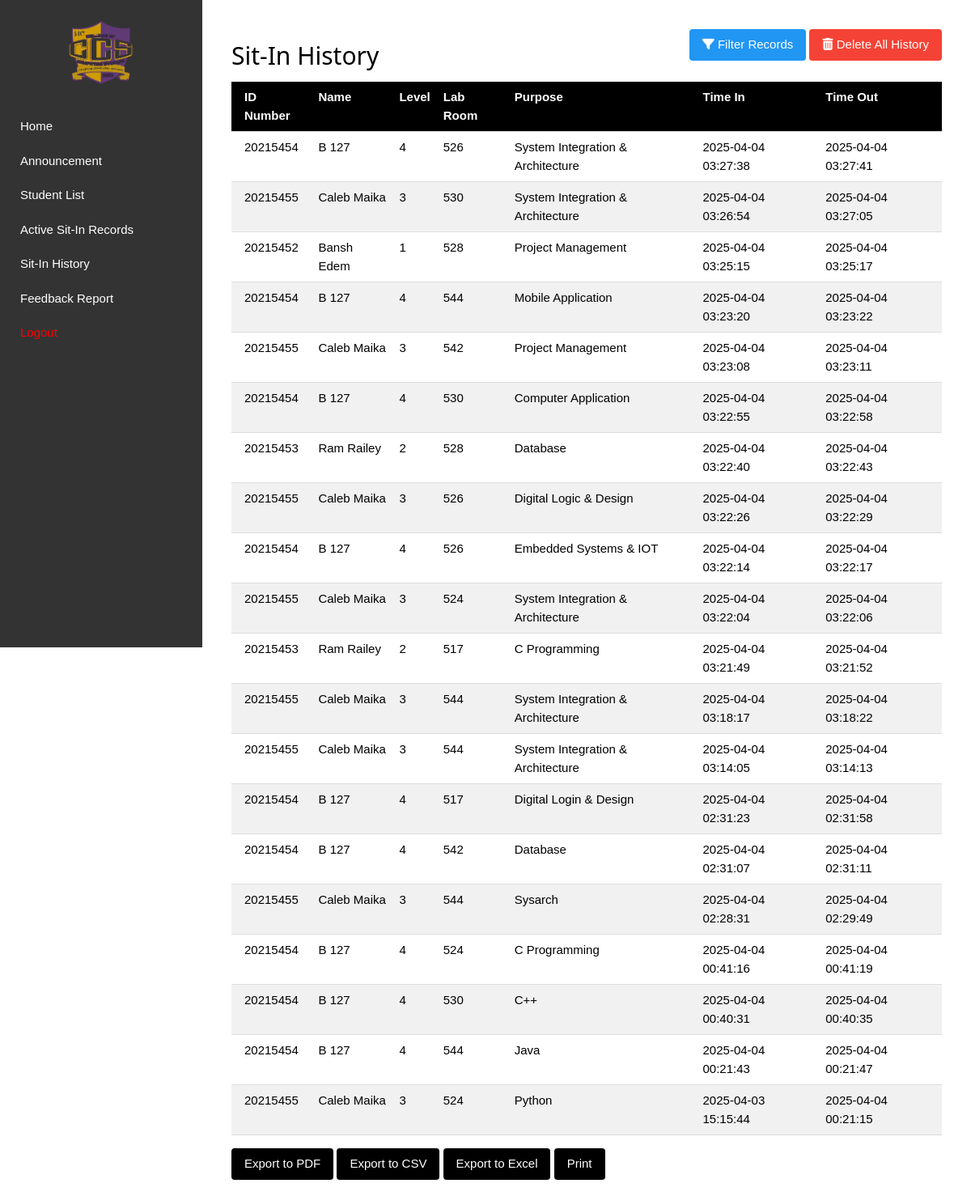
Screenshot of /admin/sit_in_history (signed in) with the database file from the repository.
### tables this page shows
CREATE TABLE sit_in_records(
id integer primary key autoincrement,
student_idno integer,
lab_room text,
purpose text,
sit_in_time timestamp default current_timestamp, time_out timestamp, feedback TEXT,
foreign key (student_idno) references registration(idno));

CREATE TABLE registration(
IDNO int primary key,
Lastname text,
Firstname text,
Midname text,
Course varchar(8),
Year_level varchar(1),
email text,
username text unique,
password text, address text, sessions INTEGER DEFAULT 30, profile_pic TEXT);

### main.py (the view)
@app.route('/admin/sit_in_history')
def admin_sit_in_history():
    if 'admin_username' not in session:
        flash("You must log in as an admin to access this page.", "error")
        return redirect(url_for('admin_login'))
    lab_room = request.args.get('lab_room')
    purpose = request.args.get('purpose')
    year_level = request.args.get('Year_level')
    query = """
        SELECT sit_in_records.*, registration.Firstname, registration.Midname,
               registration.Lastname, registration.Year_level
        FROM sit_in_records
        JOIN registration ON sit_in_records.student_idno = registration.IDNO
    """
    conditions = []
    params = []
    if lab_room:
        conditions.append("sit_in_records.lab_room = ?")
        params.append(lab_room)
    if purpose:
        conditions.append("sit_in_records.purpose = ?")
        params.append(purpose)
    if year_level:
        conditions.append("registration.Year_level = ?")
        params.append(year_level)
    if conditions:
        query += " WHERE " + " AND ".join(conditions)
    query += " ORDER BY sit_in_records.sit_in_time DESC"
    conn = get_db()
    sit_in_records = conn.execute(query, tuple(params)).fetchall()
    close_db(conn)
    return render_template('admin_sit_in_history.html', sit_in_records=sit_in_records)

### main.py (called while the page is built)
def get_db():
    conn = sqlite3.connect(DATABASE)
    conn.row_factory = sqlite3.Row
    return conn

@app.after_request
def after_request(response):
    response.headers['Cache-Control'] = 'no-cache, no-store, must-revalidate'
    return response

### templates/admin_sit_in_history.html (shortened to what this page needs)
{% extends 'admin_base.html' %}
{% block content %}
<div class="w3-container w3-margin-top">
    <div class="w3-row">
        <div class="w3-col m6">
            <h2>Sit-In History</h2>
        </div>
        <div class="w3-col m6 w3-right-align">
            <button onclick="document.getElementById('filterModal').style.display='block'"
                    class="w3-button w3-blue w3-round">
                <i class="fa fa-filter"></i> Filter Records
            </button>
            <form id="deleteAllForm" method="POST" action="{{ url_for('delete_all_history') }}" style="display: inline;">
                <button type="button" onclick="confirmDeleteAll()" class="w3-button w3-red w3-round">
                    <i class="fa fa-trash"></i> Delete All History
                </button>
            </form>
        </div>
    </div>
    <table id="sit_in_table" class="w3-table w3-bordered w3-striped">
        <thead>
            <tr class="w3-black">
                <th>ID Number</th>
                <th>Name</th>
                <th>Level</th>
                <th>Lab Room</th>
                <th>Purpose</th>
                <th>Time In</th>
                <th>Time Out</th>
            </tr>
        </thead>
        <tbody>
            {% for record in sit_in_records %}
            <tr data-lab-room="{{ record.lab_room }}"
                data-purpose="{{ record.purpose }}"
                data-year-level="{{ record.Year_level }}">
                <td>{{ record.student_idno }}</td>
                <td>{{ record.Firstname }} {{ record.Midname }} {{ record.Lastname }}</td>
                <td>{{ record.Year_level }}</td>
                <td>{{ record.lab_room }}</td>
                <td>{{ record.purpose }}</td>
                <td>{{ record.sit_in_time }}</td>
                <td>{{ record.time_out if record.time_out else 'Active' }}</td>
            </tr>
            {% endfor %}
        </tbody>
    </table>
    <div class="w3-margin-top">
        <button onclick="exportToPDF()" class="w3-button w3-black w3-round">Export to PDF</button>
        <button onclick="exportToCSV()" class="w3-button w3-black w3-round">Export to CSV</button>
        <button onclick="exportToExcel()" class="w3-button w3-black w3-round">Export to Excel</button>
        <button onclick="printTable()" class="w3-button w3-black w3-round">Print</button>
    </div>
</div>
<link rel="stylesheet" href="https://cdnjs.cloudflare.com/ajax/libs/font-awesome/4.7.0/css/font-awesome.min.css">
{% endblock %}

### static/css/style.css (style rules this page uses)
html { box-sizing: border-box; }
*, *:before, *:after { box-sizing: inherit; }
html { -ms-text-size-adjust: 100%; -webkit-text-size-adjust: 100%; }
body { margin: 0; }
button, input, select, textarea, optgroup { font: inherit; margin: 0; }
button, input { overflow: visible; }
button, select { text-transform: none; }
button, [type="button"], [type="reset"], [type="submit"] { -webkit-appearance: button; }
html, body { font-family: Verdana, sans-serif; font-size: 15px; line-height: 1.5; }
html { overflow-x: hidden; }
h2 { font-size: 30px; }
h1, h2, h3, h4, h5, h6 { font-family: "Segoe UI", Arial, sans-serif; font-weight: 400; margin: 10px 0; }
.w3-table, .w3-table-all { border-collapse: collapse; border-spacing: 0; width: 100%; display: table; }
.w3-bordered tr, .w3-table-all tr { border-bottom: 1px solid #ddd; }
.w3-striped tbody tr:nth-child(even) { background-color: #f1f1f1; }
.w3-table td, .w3-table th, .w3-table-all td, .w3-table-all th { padding: 8px 8px; display: table-cell; text-align: left; vertical-align: top; }
.w3-table th:first-child, .w3-table td:first-child, .w3-table-all th:first-child, .w3-table-all td:first-child { padding-left: 16px; }
.w3-btn, .w3-button { border: none; display: inline-block; padding: 8px 16px; vertical-align: middle; overflow: hidden; text-decoration: none; color: inherit; background-color: inherit; text-align: center; cursor: pointer; white-space: nowrap; }
.w3-btn, .w3-button { -webkit-touch-callout: none; -webkit-user-select: none; -khtml-user-select: none; -moz-user-select: none; -ms-user-select: none; user-select: none; }
.w3-container:after, .w3-container:before, .w3-panel:after, .w3-panel:before, .w3-row:after, .w3-row:before, .w3-row-padding:after, .w3-row-padding:before, .w3-cell-row:before, .w3-cell-row:after, .w3-clear:after, .w3-clear:before, .w3-bar:before, .w3-bar:after { content: ""; display: table; clear: both; }
.w3-col, .w3-half, .w3-third, .w3-twothird, .w3-threequarter, .w3-quarter { float: left; width: 100%; }
@media (min-width: 601px) { .w3-col.m6, .w3-half { width: 49.99999%; } }
.w3-round, .w3-round-medium { border-radius: 4px; }
.w3-container, .w3-panel { padding: 0.01em 16px; }
.w3-right-align { text-align: right !important; }
.w3-margin-top { margin-top: 16px !important; }
.w3-blue, .w3-hover-blue:hover { color: #fff !important; background-color: #2196f3 !important; }
.w3-red, .w3-hover-red:hover { color: #fff !important; background-color: #f44336 !important; }
.w3-black, .w3-hover-black:hover { color: #fff !important; background-color: #000 !important; }

### templates/admin_base.html (style rules this page uses)
body { display: flex; margin: 0; font-family: Arial, sans-serif; }

### rows the page displays
sit_in_records: student_idno "20215454", Firstname "B", Lastname "127", Year_level "4", lab_room "526", purpose "System Integration & Architecture", sit_in_time "2025-04-04 03:27:38", time_out "2025-04-04 03:27:41"
sit_in_records: student_idno "20215455", Firstname "Caleb", Lastname "Maika", Year_level "3", lab_room "530", purpose "System Integration & Architecture", sit_in_time "2025-04-04 03:26:54", time_out "2025-04-04 03:27:05"
sit_in_records: student_idno "20215452", Firstname "Bansh", Lastname "Edem", Year_level "1", lab_room "528", purpose "Project Management", sit_in_time "2025-04-04 03:25:15", time_out "2025-04-04 03:25:17"
sit_in_records: student_idno "20215454", Firstname "B", Lastname "127", Year_level "4", lab_room "544", purpose "Mobile Application", sit_in_time "2025-04-04 03:23:20", time_out "2025-04-04 03:23:22"
sit_in_records: student_idno "20215455", Firstname "Caleb", Lastname "Maika", Year_level "3", lab_room "542", purpose "Project Management", sit_in_time "2025-04-04 03:23:08", time_out "2025-04-04 03:23:11"
sit_in_records: student_idno "20215454", Firstname "B", Lastname "127", Year_level "4", lab_room "530", purpose "Computer Application", sit_in_time "2025-04-04 03:22:55", time_out "2025-04-04 03:22:58"
sit_in_records: student_idno "20215453", Firstname "Ram", Lastname "Railey", Year_level "2", lab_room "528", purpose "Database", sit_in_time "2025-04-04 03:22:40", time_out "2025-04-04 03:22:43"
sit_in_records: student_idno "20215455", Firstname "Caleb", Lastname "Maika", Year_level "3", lab_room "526", purpose "Digital Logic & Design", sit_in_time "2025-04-04 03:22:26", time_out "2025-04-04 03:22:29"
sit_in_records: student_idno "20215454", Firstname "B", Lastname "127", Year_level "4", lab_room "526", purpose "Embedded Systems & IOT", sit_in_time "2025-04-04 03:22:14", time_out "2025-04-04 03:22:17"
sit_in_records: student_idno "20215455", Firstname "Caleb", Lastname "Maika", Year_level "3", lab_room "524", purpose "System Integration & Architecture", sit_in_time "2025-04-04 03:22:04", time_out "2025-04-04 03:22:06"
sit_in_records: student_idno "20215453", Firstname "Ram", Lastname "Railey", Year_level "2", lab_room "517", purpose "C Programming", sit_in_time "2025-04-04 03:21:49", time_out "2025-04-04 03:21:52"
sit_in_records: student_idno "20215455", Firstname "Caleb", Lastname "Maika", Year_level "3", lab_room "544", purpose "System Integration & Architecture", sit_in_time "2025-04-04 03:18:17", time_out "2025-04-04 03:18:22"
sit_in_records: student_idno "20215455", Firstname "Caleb", Lastname "Maika", Year_level "3", lab_room "544", purpose "System Integration & Architecture", sit_in_time "2025-04-04 03:14:05", time_out "2025-04-04 03:14:13"
sit_in_records: student_idno "20215454", Firstname "B", Lastname "127", Year_level "4", lab_room "517", purpose "Digital Login & Design", sit_in_time "2025-04-04 02:31:23", time_out "2025-04-04 02:31:58"
sit_in_records: student_idno "20215454", Firstname "B", Lastname "127", Year_level "4", lab_room "542", purpose "Database", sit_in_time "2025-04-04 02:31:07", time_out "2025-04-04 02:31:11"
sit_in_records: student_idno "20215455", Firstname "Caleb", Lastname "Maika", Year_level "3", lab_room "544", purpose "Sysarch", sit_in_time "2025-04-04 02:28:31", time_out "2025-04-04 02:29:49"
sit_in_records: student_idno "20215454", Firstname "B", Lastname "127", Year_level "4", lab_room "524", purpose "C Programming", sit_in_time "2025-04-04 00:41:16", time_out "2025-04-04 00:41:19"
sit_in_records: student_idno "20215454", Firstname "B", Lastname "127", Year_level "4", lab_room "530", purpose "C++", sit_in_time "2025-04-04 00:40:31", time_out "2025-04-04 00:40:35"
sit_in_records: student_idno "20215454", Firstname "B", Lastname "127", Year_level "4", lab_room "544", purpose "Java", sit_in_time "2025-04-04 00:21:43", time_out "2025-04-04 00:21:47"
sit_in_records: student_idno "20215455", Firstname "Caleb", Lastname "Maika", Year_level "3", lab_room "524", purpose "Python", sit_in_time "2025-04-03 15:15:44", time_out "2025-04-04 00:21:15"
